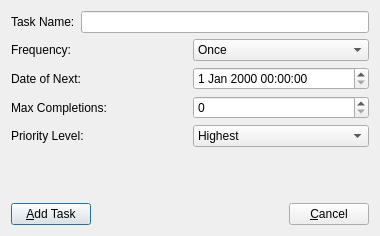
<?xml version="1.0" encoding="UTF-8"?>
<ui version="4.0">
 <class>add_task_prioritizedtask</class>
 <widget class="QDialog" name="add_task_prioritizedtask">
  <property name="geometry">
   <rect>
    <x>0</x>
    <y>0</y>
    <width>380</width>
    <height>236</height>
   </rect>
  </property>
  <property name="windowTitle">
   <string>Add PrioritizedTask</string>
  </property>
  <layout class="QGridLayout" name="gridLayout_3">
   <item row="0" column="0" colspan="3">
    <layout class="QGridLayout" name="gridLayout_2">
     <item row="0" column="0">
      <layout class="QGridLayout" name="gridLayout">
       <item row="0" column="0">
        <layout class="QHBoxLayout" name="horizontalLayout">
         <item>
          <widget class="QLabel" name="label">
           <property name="text">
            <string>Task Name:</string>
           </property>
          </widget>
         </item>
         <item>
          <widget class="QLineEdit" name="lineEdit"/>
         </item>
        </layout>
       </item>
       <item row="1" column="0">
        <layout class="QHBoxLayout" name="horizontalLayout_2">
         <item>
          <widget class="QLabel" name="label_4">
           <property name="text">
            <string>Frequency:</string>
           </property>
          </widget>
         </item>
         <item>
          <widget class="QComboBox" name="comboBox_2">
           <item>
            <property name="text">
             <string>Once</string>
            </property>
           </item>
           <item>
            <property name="text">
             <string>Hourly</string>
            </property>
           </item>
           <item>
            <property name="text">
             <string>Daily</string>
            </property>
           </item>
           <item>
            <property name="text">
             <string>Weekly</string>
            </property>
           </item>
           <item>
            <property name="text">
             <string>Fortnight</string>
            </property>
           </item>
           <item>
            <property name="text">
             <string>Monthly</string>
            </property>
           </item>
           <item>
            <property name="text">
             <string>Quarterly</string>
            </property>
           </item>
           <item>
            <property name="text">
             <string>Yearly</string>
            </property>
           </item>
           <item>
            <property name="text">
             <string>Infinite</string>
            </property>
           </item>
          </widget>
         </item>
        </layout>
       </item>
       <item row="2" column="0">
        <layout class="QHBoxLayout" name="horizontalLayout_3">
         <item>
          <widget class="QLabel" name="label_2">
           <property name="text">
            <string>Date of Next:</string>
           </property>
          </widget>
         </item>
         <item>
          <widget class="QDateTimeEdit" name="dateTimeEdit"/>
         </item>
        </layout>
       </item>
       <item row="3" column="0">
        <layout class="QHBoxLayout" name="horizontalLayout_4">
         <item>
          <widget class="QLabel" name="label_3">
           <property name="text">
            <string>Max Completions:</string>
           </property>
          </widget>
         </item>
         <item>
          <widget class="QSpinBox" name="spinBox"/>
         </item>
        </layout>
       </item>
      </layout>
     </item>
     <item row="1" column="0">
      <layout class="QHBoxLayout" name="horizontalLayout_5">
       <item>
        <widget class="QLabel" name="label_5">
         <property name="text">
          <string>Priority Level:</string>
         </property>
        </widget>
       </item>
       <item>
        <widget class="QComboBox" name="comboBox">
         <item>
          <property name="text">
           <string>Highest</string>
          </property>
         </item>
         <item>
          <property name="text">
           <string>High</string>
          </property>
         </item>
         <item>
          <property name="text">
           <string>Medium</string>
          </property>
         </item>
         <item>
          <property name="text">
           <string>Low</string>
          </property>
         </item>
         <item>
          <property name="text">
           <string>Lowest</string>
          </property>
         </item>
        </widget>
       </item>
      </layout>
     </item>
    </layout>
   </item>
   <item row="1" column="0" colspan="3">
    <spacer name="verticalSpacer">
     <property name="orientation">
      <enum>Qt::Vertical</enum>
     </property>
     <property name="sizeHint" stdset="0">
      <size>
       <width>178</width>
       <height>42</height>
      </size>
     </property>
    </spacer>
   </item>
   <item row="2" column="0">
    <widget class="QPushButton" name="pushButton_2">
     <property name="text">
      <string>&amp;Add Task</string>
     </property>
    </widget>
   </item>
   <item row="2" column="1">
    <spacer name="horizontalSpacer">
     <property name="orientation">
      <enum>Qt::Horizontal</enum>
     </property>
     <property name="sizeHint" stdset="0">
      <size>
       <width>197</width>
       <height>20</height>
      </size>
     </property>
    </spacer>
   </item>
   <item row="2" column="2">
    <widget class="QPushButton" name="pushButton">
     <property name="text">
      <string>&amp;Cancel</string>
     </property>
    </widget>
   </item>
  </layout>
 </widget>
 <resources/>
 <connections/>
</ui>
